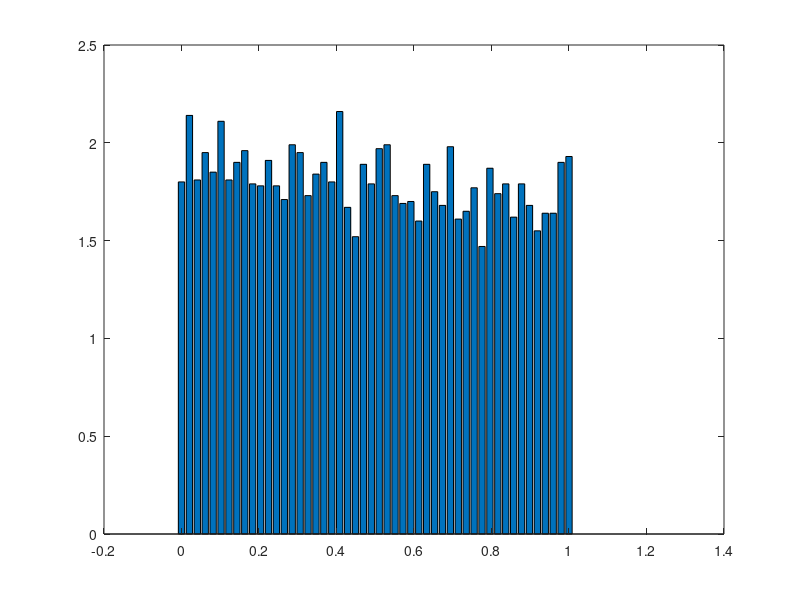

Write MATLAB code to recreate this figure.
%% Spike train Hwk 3 ELEC 548
% By Dan Calderon, 10/10/12
%
%
%
%
% simulated motor cortical neuron that has a cosyne tuning curve described in equation (1.15) in Theoretical Neuroscience
% (TN, by Dayan and Abbott):
% lambda(s) = r0 + (rmax-r0) cos(s - smax)
% where lambda is the firing rate (in spikes per second), s is the reaching angle of the arm, smax is the
% reaching angle associated with the maximum response rmax, and r0 is an o?set that shifts
% the tuning curve up from the zero axis. Let r0 = 30, rmax = 50, and smax
% = pi.

%% Initialization

T = 1;
r0 = 30;
rmax = 50;
smax = pi;

time = linspace(0,T,1000);

s = zeros(1, length(time));
lambda = zeros(1,length(time));
ISI = zeros(1,length(time));
spikes = zeros(1,length(time));

count = zeros(50,100);
countsum = zeros(8,50);
counttotal = zeros();


%% Main Loop
for y = 1:100
    
    
        for j = 1:1000                                          % time loop 
            s(j) = time(j) * pi;                                     % Specified angles for Problem
            lambda(j) = r0 + (rmax - r0) * cos(s(j) - smax);        % Lambda Equation 1.15 from Dayan & Abbott
            
            ISI(j) = exprnd(lambda(j))/1000;                % Generate 1000 ISIs  
        end                                                     %
    
        ISI = cumsum(ISI);
        last_spike = find(ISI>T,1,'first');
                                   % find where ISI exceeds the total Trial time
        ISI = ISI(1:last_spike-1); % last spiking time in T is last_spike-1
        spikes(y,:) = zeros(1,1000);
        for z = 1:length(ISI)
            ISI(z) = ceil(1000*ISI(z));
            spikes(y,ISI(z)) = 1;
        end
        
        for w = 1:50                                            % Histogram counts for Problem 4b.
            edge1 = (w-1)*20 + 1;                               %
            edge2 = (w-1)*20 + 20;                              %
            count(w,y) = sum(spikes(y,edge1:edge2));            %
        end
        
end

timeISI = linspace(0,T,50);

countsum = sum(count,2)/100;
bar(timeISI,countsum) %

%% TODO
% Plot the expected firing rate defined by equations on the same plot as
% above. Do the two agree?

        




